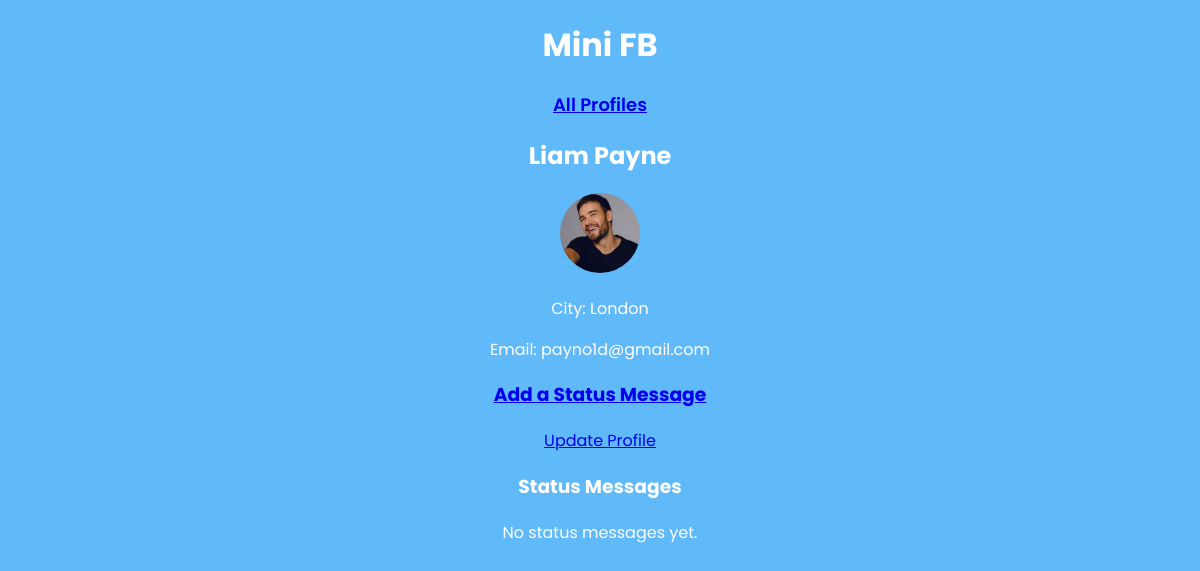
Screenshot of /mini_fb/profile/4/ with the database file from the repository.
### mini_fb/models.py (models this page shows, shortened)
class Profile(models.Model):
    first_name = models.CharField(max_length=50, blank=False)
    last_name = models.CharField(max_length=50, blank=False)
    city = models.CharField(max_length=100, blank=True)
    email = models.EmailField(unique=True)
    image_file = models.ImageField(upload_to='profile_images/', blank=True, null=True)

### mini_fb/views.py (the view, shortened to what this page needs)
# urls.py: path("profile/<int:pk>/", ShowProfilePageView.as_view(), name="show_profile"), #route to display individual profile pages
class ShowProfilePageView(DetailView):
    model = Profile
    template_name = "mini_fb/show_profile.html"
    context_object_name = "profile"
    def get_context_data(self, **kwargs):
        context = super().get_context_data(**kwargs)
        context["status_messages"] = self.object.statusmessage_set.all()  # Corrected to use related_name
        context["form"] = CreateStatusMessageForm()  # Pass the form to the template
        return context

### mini_fb/templates/mini_fb/show_profile.html
{% extends 'mini_fb/base.html' %}
{% block content %}
    <h2>{{ profile.first_name }} {{ profile.last_name }}</h2>
    <img src="{{ profile.image_file.url }}" alt="{{ profile.first_name }}'s Profile Picture" width="150" height="150">
    <p>City: {{ profile.city }}</p>
    <p>Email: {{ profile.email }}</p>
    <h3><a href="{% url 'add_status' profile.pk %}">Add a Status Message</a></h3>
    <a href="{% url 'update_profile' pk=profile.pk %}">Update Profile</a>
    <h3>Status Messages</h3>
    {% for st_msg in profile.statusmessage_set.all %}
        <div class="status-message">
            <p>{{ st_msg.text }} - {{ st_msg.created_at }}</p>
            <a href="{% url 'update_status' pk=st_msg.pk %}">Update</a>
            <a href="{% url 'delete_status' pk=st_msg.pk %}">Delete</a>
        </div>
        <div>
            {% for status_image in st_msg.statusimage_set.all %}
                <img src="{{ status_image.image.image_file.url }}" alt="Status Image" width="200">
            {% endfor %}
        </div>
    {% empty %}
        <p>No status messages yet.</p>
    {% endfor %}
{% endblock %}

### static/css/styles-minifb.css (style rules this page uses)
body { font-family: 'Poppins', sans-serif; background-color: #60b9f9; color: white; text-align: center; }
h1, h2 { font-weight: 700; }
img { border-radius: 50%; width: 80px; height: 80px; object-fit: cover; }

### rows the page displays
Profile: first_name "Liam", last_name "Payne", image_file (picture), city "London", email "payno1d@gmail.com"
